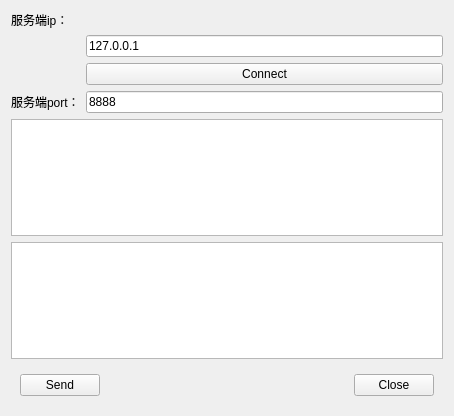
<?xml version="1.0" encoding="UTF-8"?>
<ui version="4.0">
 <class>ClientWidget</class>
 <widget class="QWidget" name="ClientWidget">
  <property name="geometry">
   <rect>
    <x>0</x>
    <y>0</y>
    <width>454</width>
    <height>416</height>
   </rect>
  </property>
  <property name="windowTitle">
   <string>Form</string>
  </property>
  <layout class="QFormLayout" name="formLayout">
   <item row="0" column="0" colspan="2">
    <widget class="QLabel" name="label">
     <property name="text">
      <string>服务端ip：</string>
     </property>
    </widget>
   </item>
   <item row="1" column="1">
    <widget class="QLineEdit" name="lineEditIP">
     <property name="text">
      <string>127.0.0.1</string>
     </property>
    </widget>
   </item>
   <item row="2" column="1">
    <widget class="QPushButton" name="buttonConnect">
     <property name="text">
      <string>Connect</string>
     </property>
    </widget>
   </item>
   <item row="3" column="0">
    <widget class="QLabel" name="label_2">
     <property name="text">
      <string>服务端port：</string>
     </property>
    </widget>
   </item>
   <item row="3" column="1">
    <widget class="QLineEdit" name="lineEditPort">
     <property name="text">
      <string>8888</string>
     </property>
    </widget>
   </item>
   <item row="4" column="0" colspan="2">
    <widget class="QTextEdit" name="textEditRead"/>
   </item>
   <item row="6" column="0" colspan="2">
    <widget class="QTextEdit" name="textEditWrite"/>
   </item>
   <item row="8" column="0" colspan="2">
    <widget class="QWidget" name="widget" native="true">
     <layout class="QHBoxLayout" name="horizontalLayout">
      <item>
       <widget class="QPushButton" name="buttonSend">
        <property name="text">
         <string>Send</string>
        </property>
       </widget>
      </item>
      <item>
       <spacer name="horizontalSpacer">
        <property name="orientation">
         <enum>Qt::Horizontal</enum>
        </property>
        <property name="sizeHint" stdset="0">
         <size>
          <width>217</width>
          <height>20</height>
         </size>
        </property>
       </spacer>
      </item>
      <item>
       <widget class="QPushButton" name="buttonClose">
        <property name="text">
         <string>Close</string>
        </property>
       </widget>
      </item>
     </layout>
    </widget>
   </item>
  </layout>
 </widget>
 <resources/>
 <connections/>
</ui>
